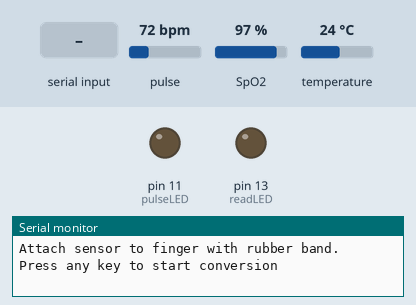
Recording of a sketch running on a simulated Arduino Uno, built with avr-gcc and run on an emulated ATmega328P. Shown: output pins drawn as LEDs (lit = HIGH), the last lines printed to the serial monitor. Dashed ring = blinking. The inputs (shaded band) are chosen by the test bench; at power-on: pulse 72 bpm, SpO2 97 %, temperature 24 °C.

Above: at 0.9 s.
1.0 s: "1" received over Serial
2.5 s: pulse set to 98 bpm
At 5.05 s:
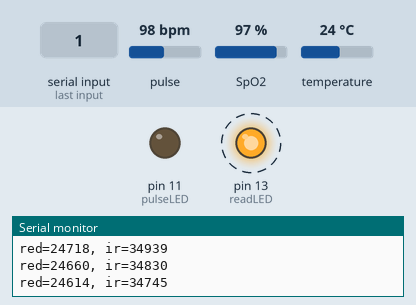
5.5 s: pulse set to 101 bpm
Timing chart, 0 to 14.5 s (numbered marks = the images above; inputs shaded):
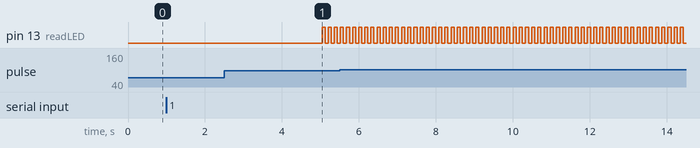

The sketch:

hrspo2.ino
```cpp
#include <SoftwareSerial.h>
SoftwareSerial BTserial(10, 11);// RX
#include <Wire.h>
#include "MAX30105.h"
#include "spo2_algorithm.h"
MAX30105 particleSensor;
#define MAX_BRIGHTNESS 255
#if defined(ARDUINO_AVR_UNO)
//Arduino Uno doesn't have enough SRAM to store 100 samples of IR led data and red led data in 32-bit format
//To solve this problem, 16-bit MSB of the sampled data will be truncated. Samples become 16-bit data.

uint16_t irBuffer[100]; //infrared LED sensor data
uint16_t redBuffer[100]; //red LED sensor data
#else
uint32_t irBuffer[100]; //infrared LED sensor data
uint32_t redBuffer[100]; //red LED sensor data
#endif
int32_t bufferLength; //data length
int32_t spo2; //SPO2 value
int8_t validSPO2; //indicator to show if the SPO2 calculation is valid
int32_t heartRate; //heart rate value
int8_t validHeartRate; //indicator to show if the heart rate calculation is valid
byte pulseLED = 11; //Must be on PWM pin
byte readLED = 13; //Blinks with each data read

void setup()
{
  BTserial.begin(9600);
  Serial.begin(115200); // initialize serial communication at 115200 bits per second:
  pinMode(pulseLED, OUTPUT);
  pinMode(readLED, OUTPUT);
// Initialize sensor
if (!particleSensor.begin(Wire, I2C_SPEED_FAST)) //Use default I2C port, 400kHz speed
{
  Serial.println(F("MAX30105 was not found. Please check wiring/power."));
  while (1);
}

Serial.println(F("Attach sensor to finger with rubber band. Press any key to start conversion"));
while (Serial.available() == 0) ; //wait until user presses a key
Serial.read();
byte ledBrightness = 60; //Options: 0=Off to 255=50mA
byte sampleAverage = 4; //Options: 1, 2, 4, 8, 16, 32
byte ledMode = 2; //Options: 1 = Red only, 2 = Red + IR, 3 = Red + IR + Green
byte sampleRate = 100; //Options: 50, 100, 200, 400, 800, 1000, 1600, 3200
int pulseWidth = 411; //Options: 69, 118, 215, 411
int adcRange = 4096; //Options: 2048, 4096, 8192, 16384

particleSensor.setup(ledBrightness, sampleAverage, ledMode, sampleRate, pulseWidth, adcRange); //Configure sensor with these settings
}

void loop()
{
  bufferLength = 100; //buffer length of 100 stores 4 seconds of samples running at 25sps
  //read the first 100 samples, and determine the signal range
  for (byte i = 0 ; i < bufferLength ; i++)
  {
    while (particleSensor.available() == false) //do we have new data?
    particleSensor.check(); //Check the sensor for new data
    redBuffer[i] = particleSensor.getRed();
    irBuffer[i] = particleSensor.getIR();
    particleSensor.nextSample(); //We're finished with this sample so move to next sample
    Serial.print(F("red="));
    Serial.print(redBuffer[i], DEC);
    Serial.print(F(", ir="));
    Serial.println(irBuffer[i], DEC);
    }
    //calculate heart rate and SpO2 after first 100 samples (first 4 seconds of samples)
    maxim_heart_rate_and_oxygen_saturation(irBuffer, bufferLength, redBuffer, &spo2, &validSPO2, &heartRate, &validHeartRate);
    //Continuously taking samples from MAX30102. Heart rate and SpO2 are calculated every 1 second
    while (1)
    {
      //dumping the first 25 sets of samples in the memory and shift the last 75 sets of samples to the top
      for (byte i = 25; i < 100; i++)
      {
        redBuffer[i - 25] = redBuffer[i];
        irBuffer[i - 25] = irBuffer[i];
        }
        //take 25 sets of samples before calculating the heart rate.
        for (byte i = 75; i < 100; i++)
        {
          while (particleSensor.available() == false) //do we have new data?
          particleSensor.check(); //Check the sensor for new data
          digitalWrite(readLED, !digitalRead(readLED)); //Blink onboard LED with every data read
          redBuffer[i] = particleSensor.getRed();
          irBuffer[i] = particleSensor.getIR();
          particleSensor.nextSample(); //We're finished with this sample so move to next sample
          float temperature = particleSensor.readTemperature();
          Serial.print("temperatureC=");
          Serial.print(temperature, 4);
          BTserial.print("temperatureC=");
          BTserial.print(temperature, 4);
          BTserial.print(" ");
          float temperatureF = particleSensor.readTemperatureF();
          Serial.print(" temperatureF=");
          Serial.print(temperatureF, 4);
          Serial.print(" ");
          BTserial.print(" temperatureF=");
          BTserial.print(temperatureF, 4);
          BTserial.print(" ");

          //send samples and calculation result to terminal program through UART
          Serial.print(F("red="));
          Serial.print(redBuffer[i], DEC);
          Serial.print(F(", ir="));
          Serial.print(irBuffer[i], DEC);
          Serial.print(F(", HR="));
          Serial.print(heartRate, DEC);
          BTserial.print(F("HR="));
          BTserial.print(heartRate, DEC);
          BTserial.print(" ");
          Serial.print(F(", HRvalid="));
          Serial.print(validHeartRate, DEC);
          Serial.print(F(", SPO2="));
          Serial.print(spo2, DEC);
          BTserial.print(F(", SPO2="));
          BTserial.print(spo2, DEC);
          BTserial.print(" ");
          Serial.print(F(", SPO2Valid="));
          Serial.println(validSPO2, DEC);
          }
          //After gathering 25 new samples recalculate HR and SP02
          maxim_heart_rate_and_oxygen_saturation(irBuffer, bufferLength, redBuffer, &spo2, &validSPO2, &heartRate, &validHeartRate);
          }
}
```

Measured:
- by itself, pin 13 (readLED): alternates HIGH for 0.08 s and LOW for 0.08 s
